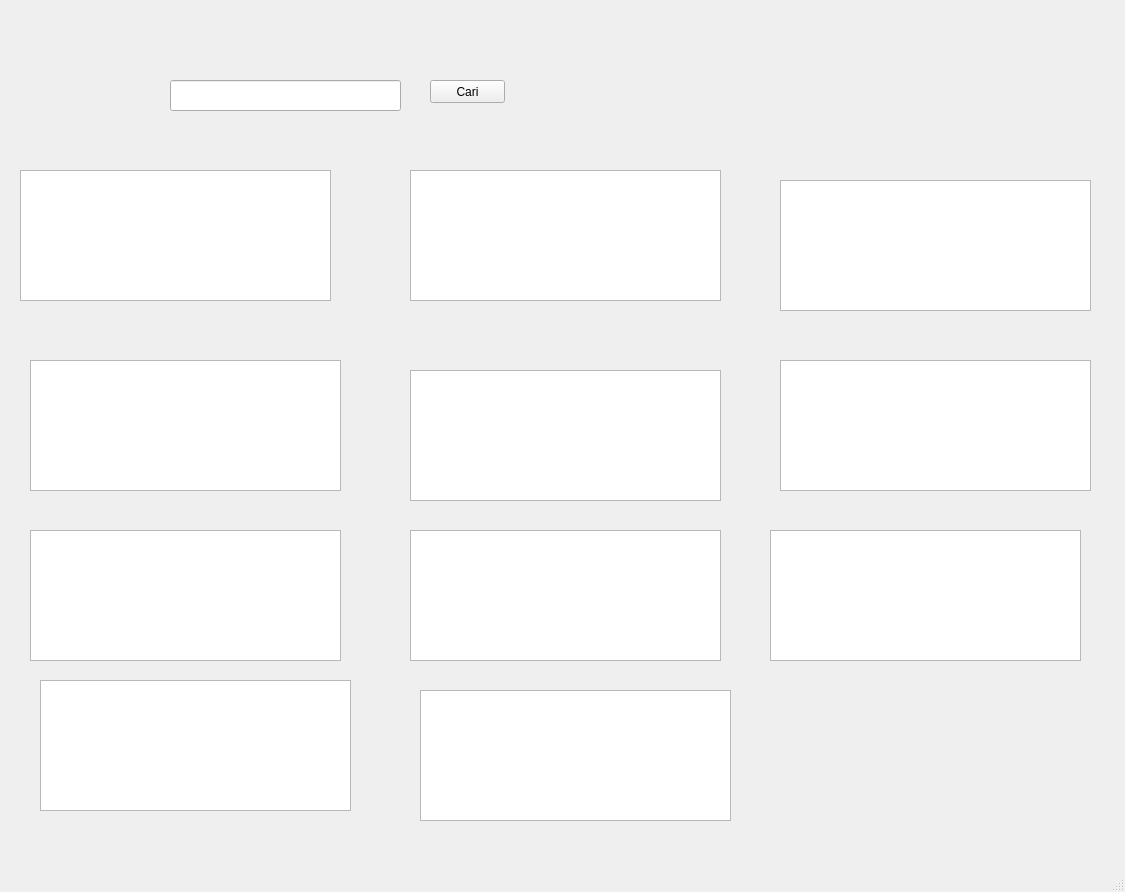
<?xml version="1.0" encoding="UTF-8"?>
<ui version="4.0">
 <class>MainWindow</class>
 <widget class="QMainWindow" name="MainWindow">
  <property name="geometry">
   <rect>
    <x>0</x>
    <y>0</y>
    <width>1125</width>
    <height>892</height>
   </rect>
  </property>
  <property name="windowTitle">
   <string>MainWindow</string>
  </property>
  <widget class="QWidget" name="centralwidget">
   <widget class="QLineEdit" name="lineEdit">
    <property name="geometry">
     <rect>
      <x>170</x>
      <y>80</y>
      <width>231</width>
      <height>31</height>
     </rect>
    </property>
   </widget>
   <widget class="QPushButton" name="pushButton">
    <property name="geometry">
     <rect>
      <x>430</x>
      <y>80</y>
      <width>75</width>
      <height>23</height>
     </rect>
    </property>
    <property name="text">
     <string>Cari</string>
    </property>
   </widget>
   <widget class="QTextBrowser" name="textBrowser">
    <property name="geometry">
     <rect>
      <x>20</x>
      <y>170</y>
      <width>311</width>
      <height>131</height>
     </rect>
    </property>
   </widget>
   <widget class="QTextBrowser" name="textBrowser_2">
    <property name="geometry">
     <rect>
      <x>410</x>
      <y>170</y>
      <width>311</width>
      <height>131</height>
     </rect>
    </property>
   </widget>
   <widget class="QTextBrowser" name="textBrowser_3">
    <property name="geometry">
     <rect>
      <x>780</x>
      <y>180</y>
      <width>311</width>
      <height>131</height>
     </rect>
    </property>
   </widget>
   <widget class="QTextBrowser" name="textBrowser_4">
    <property name="geometry">
     <rect>
      <x>420</x>
      <y>690</y>
      <width>311</width>
      <height>131</height>
     </rect>
    </property>
   </widget>
   <widget class="QTextBrowser" name="textBrowser_5">
    <property name="geometry">
     <rect>
      <x>30</x>
      <y>360</y>
      <width>311</width>
      <height>131</height>
     </rect>
    </property>
   </widget>
   <widget class="QTextBrowser" name="textBrowser_6">
    <property name="geometry">
     <rect>
      <x>410</x>
      <y>370</y>
      <width>311</width>
      <height>131</height>
     </rect>
    </property>
   </widget>
   <widget class="QTextBrowser" name="textBrowser_7">
    <property name="geometry">
     <rect>
      <x>780</x>
      <y>360</y>
      <width>311</width>
      <height>131</height>
     </rect>
    </property>
   </widget>
   <widget class="QTextBrowser" name="textBrowser_8">
    <property name="geometry">
     <rect>
      <x>30</x>
      <y>530</y>
      <width>311</width>
      <height>131</height>
     </rect>
    </property>
   </widget>
   <widget class="QTextBrowser" name="textBrowser_9">
    <property name="geometry">
     <rect>
      <x>410</x>
      <y>530</y>
      <width>311</width>
      <height>131</height>
     </rect>
    </property>
   </widget>
   <widget class="QTextBrowser" name="textBrowser_10">
    <property name="geometry">
     <rect>
      <x>770</x>
      <y>530</y>
      <width>311</width>
      <height>131</height>
     </rect>
    </property>
   </widget>
   <widget class="QTextBrowser" name="textBrowser_11">
    <property name="geometry">
     <rect>
      <x>40</x>
      <y>680</y>
      <width>311</width>
      <height>131</height>
     </rect>
    </property>
   </widget>
  </widget>
  <widget class="QMenuBar" name="menubar">
   <property name="geometry">
    <rect>
     <x>0</x>
     <y>0</y>
     <width>1125</width>
     <height>26</height>
    </rect>
   </property>
  </widget>
  <widget class="QStatusBar" name="statusbar"/>
 </widget>
 <resources/>
 <connections/>
</ui>
